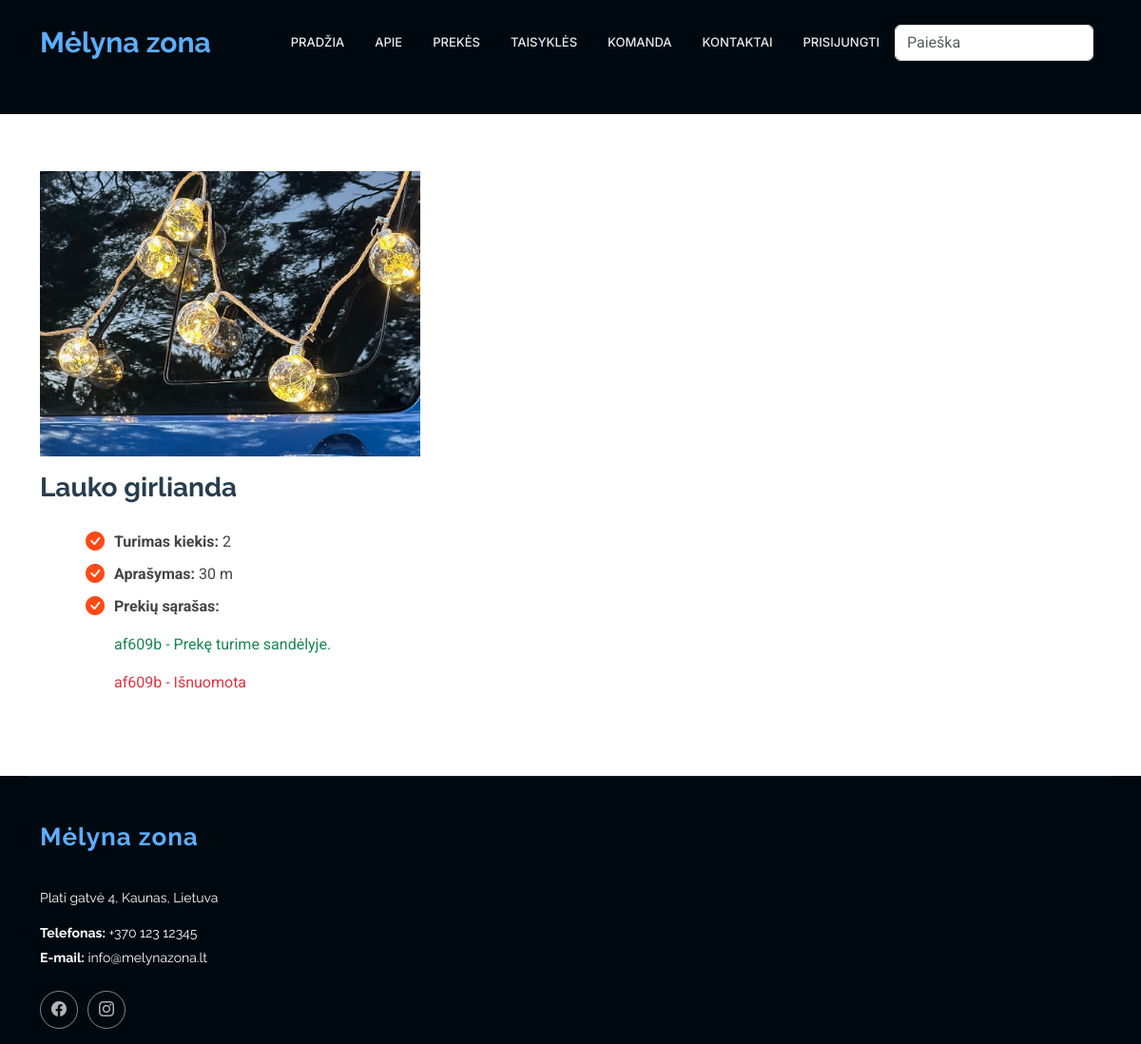
Page /rent/product/3 on the earlier database version.
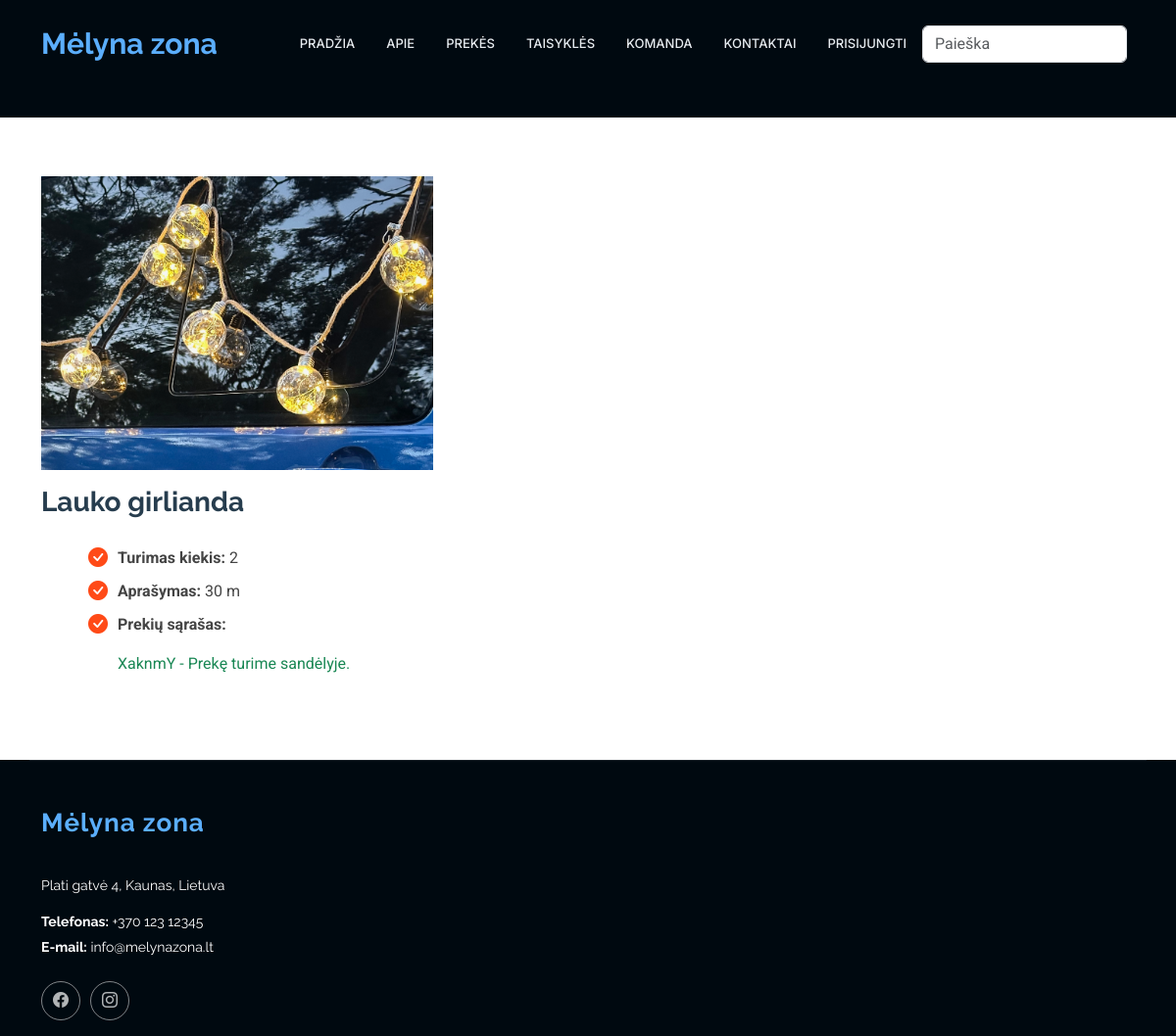
Same page on the later database version.
### rent/models.py (models this page shows)
class Status(models.Model):
    uuid = ShortUUIDField(help_text='Unikalus ID vienodams produktams')
    due_back = models.DateField(verbose_name="Bus prieinama nuo", null=True, blank=True)
    product = models.ForeignKey(to="Product", null=True, blank=True, on_delete=models.CASCADE, verbose_name="Produktas", related_name="product_status")
    is_available = models.BooleanField(default=True)
    customer = models.ForeignKey(to=User, null=True, blank=True, on_delete=models.SET_NULL, verbose_name="Klientas")
    reservations = models.ForeignKey(to="Reservation", on_delete=models.SET_NULL, null=True, blank=True, related_name="status_reservations")
    LOAN_STATUS = (
        ('n', 'Laikinai neprieinama'),
        ('i', 'Išnuomota'),
        ('g', 'Prekę turime sandėlyje.'),
        ('r', 'Rezervuota'),
    )
    condition = models.CharField(max_length=1, choices=LOAN_STATUS, blank=True, default="a", help_text='Būklė')
    class Meta:
        ordering = ['due_date']
        verbose_name = "Produkto būsena"
        verbose_name_plural = "Produktų būsenos"
        ordering = ['product']
    def __str__(self):
        return f"{str(self.uuid)[:6]} - {self.get_condition_display()}"

### rent/views.py (the view)
# urls.py: path("product/<int:product_id>", product, name="product"),
def product(request, product_id):
    context = {"product": Product.objects.prefetch_related('product_status').get(id=product_id)
}
    return render(request, 'product.html', context)

### rent/models.py (called while the page is built)
    def __str__(self):
        return self.name

### rent/templates/product.html (shortened to what this page needs)
{% extends "base2.html" %}
{% load i18n %}
{% load static %}
{% block "content" %}
<section id="item" class="about section">
    <div class="container" data-aos="fade-up" data-aos-delay="100">
        {% if product.cover %}
        <div class="img">
            <img src="{{ product.cover.url }}" class="img-fluid" alt="" style="max-width: 400px; height: auto;">
        </div>
        {% endif %}
        <h3>{{ product }}</h3>
        <div class="col-lg-6" data-aos="fade-up" data-aos-delay="250">
            <div class="content ps-0 ps-lg-5">
                <ul class="pt-2">
                    <li><i class="bi bi-check-circle-fill"></i><strong>Turimas kiekis: </strong> {{ product.quantity }}
                    </li>
                    <li><i class="bi bi-check-circle-fill"></i><strong>Aprašymas: </strong>{{ product.description | safe}}</li>
                    <li><i class="bi bi-check-circle-fill"></i><strong>Prekių sąrašas: </strong>
                        {% if product.product_status.all %}
                        {% for status in product.product_status.all %}
                        <p class="{% if status.condition == 'i' or status.condition == 'n' %}text-danger
           {% elif status.condition == 'g' %}text-success
           {% endif %}">{{ status }}</p>
                        {% endfor %}
                        {% else %}
                        <p class="text-danger">Šiuo metu neturime šios prekės</p>
                        {% endif %}
                    </li>
                </ul>
            </div>
        </div>
    </div>
</section>
{% endblock %}

Differences in the rows shown:
removed Status: uuid+condition "af609b - Prekę turime sandėlyje."
removed Status: uuid+condition "af609b - Išnuomota"
added Status: uuid+condition "XaknmY - Prekę turime sandėlyje."
